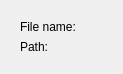
                             <widget class="QWidget" name="TabInfoFile">
                              <property name="geometry">
                               <rect>
                                <x>0</x>
                                <y>0</y>
                                <width>117</width>
                                <height>74</height>
                               </rect>
                              </property>
                              <attribute name="label">
                               <string>File info</string>
                              </attribute>
                              <layout class="QVBoxLayout" name="verticalLayout_238">
                               <item>
                                <widget class="QWidget" name="widget_149" native="true">
                                 <layout class="QVBoxLayout" name="verticalLayout_239">
                                  <item>
                                   <widget class="QWidget" name="widget_152" native="true">
                                    <layout class="QHBoxLayout" name="horizontalLayout_84">
                                     <property name="leftMargin">
                                      <number>0</number>
                                     </property>
                                     <property name="topMargin">
                                      <number>0</number>
                                     </property>
                                     <property name="rightMargin">
                                      <number>0</number>
                                     </property>
                                     <property name="bottomMargin">
                                      <number>0</number>
                                     </property>
                                     <item>
                                      <widget class="QLabel" name="FileNameCaptionLabel">
                                       <property name="sizePolicy">
                                        <sizepolicy hsizetype="Fixed" vsizetype="Preferred">
                                         <horstretch>0</horstretch>
                                         <verstretch>0</verstretch>
                                        </sizepolicy>
                                       </property>
                                       <property name="minimumSize">
                                        <size>
                                         <width>70</width>
                                         <height>0</height>
                                        </size>
                                       </property>
                                       <property name="text">
                                        <string>File name:</string>
                                       </property>
                                      </widget>
                                     </item>
                                     <item>
                                      <widget class="QLabel" name="FileNameLabel">
                                       <property name="toolTip">
                                        <string>File name of the currently loaded image</string>
                                       </property>
                                       <property name="text">
                                        <string/>
                                       </property>
                                      </widget>
                                     </item>
                                    </layout>
                                   </widget>
                                  </item>
                                  <item>
                                   <widget class="QWidget" name="widget_153" native="true">
                                    <layout class="QHBoxLayout" name="horizontalLayout_85">
                                     <property name="leftMargin">
                                      <number>0</number>
                                     </property>
                                     <property name="topMargin">
                                      <number>0</number>
                                     </property>
                                     <property name="rightMargin">
                                      <number>0</number>
                                     </property>
                                     <property name="bottomMargin">
                                      <number>0</number>
                                     </property>
                                     <item>
                                      <widget class="QLabel" name="FilePathCaptionLabel">
                                       <property name="sizePolicy">
                                        <sizepolicy hsizetype="Fixed" vsizetype="Preferred">
                                         <horstretch>0</horstretch>
                                         <verstretch>0</verstretch>
                                        </sizepolicy>
                                       </property>
                                       <property name="minimumSize">
                                        <size>
                                         <width>70</width>
                                         <height>0</height>
                                        </size>
                                       </property>
                                       <property name="text">
                                        <string>Path:</string>
                                       </property>
                                      </widget>
                                     </item>
                                     <item>
                                      <widget class="QLabel" name="FilePathLabel">
                                       <property name="toolTip">
                                        <string>Path of the currently loaded image</string>
                                       </property>
                                       <property name="text">
                                        <string/>
                                       </property>
                                      </widget>
                                     </item>
                                    </layout>
                                   </widget>
                                  </item>
                                 </layout>
                                </widget>
                               </item>
                               <item>
                                <spacer name="verticalSpacer_123">
                                 <property name="orientation">
                                  <enum>Qt::Vertical</enum>
                                 </property>
                                 <property name="sizeHint" stdset="0">
                                  <size>
                                   <width>20</width>
                                   <height>477</height>
                                  </size>
                                 </property>
                                </spacer>
                               </item>
                              </layout>
                             </widget>
